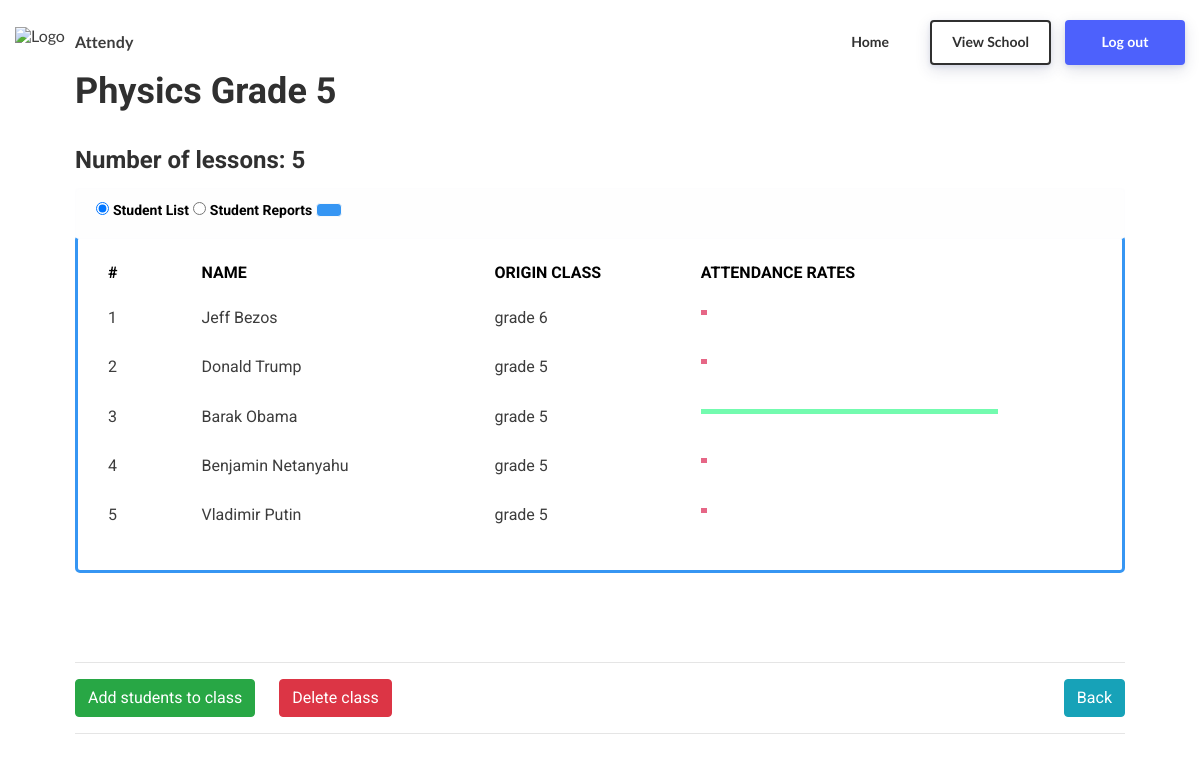
Screenshot of /view_teacher_class_for_admin/2/2/ (signed in) with the database file from the repository.
### main/models.py (models this page shows, shortened)
class Class(models.Model):
    name = models.CharField(max_length=200)
    id = models.AutoField(primary_key=True)
    teacher = models.ForeignKey(Teacher, default=0, on_delete=models.SET_DEFAULT)
    student_list = models.CharField(max_length=1000, default='', blank=True)
    class Meta:
        verbose_name_plural = 'Classes'
    def get_student_list(self):
        student_list = []
        l = str(self.student_list)
        student_id = ''
        for i, _ in enumerate(l):
            if l[i] != ' ':
                student_id += l[i]
            else:
                student_list.append(Student.objects.filter(id=student_id)[0])
                student_id = ''
        if student_id != ' ' and student_id != '':
            student_list.append(Student.objects.filter(id=student_id)[0])
        return student_list

class Student(models.Model):
    name = models.CharField(max_length=200)
    id = models.AutoField(primary_key=True)
    embedding_link = models.CharField(max_length=200)
    origin_class = models.CharField(max_length=10)
    school = models.ForeignKey(School, default=0, on_delete=models.SET_DEFAULT)

### main/views.py (the view)
# urls.py: path('view_teacher_class_for_admin/<int:teacher_id>/<int:class_id>/', views.view_teacher_class_for_admin,
def view_teacher_class_for_admin(request, teacher_id, class_id):
    if request.user.is_authenticated:
        teacher = Teacher.objects.filter(id=teacher_id)[0]
        class_ = Class.objects.filter(teacher=teacher, id=class_id)[0]
        student_list = class_.get_student_list()
        student_list.sort(key=lambda x: x.origin_class, reverse=True)
        reports = Report.objects.filter(belonging_class=class_, status='done')
        if len(reports) > 0:
            reports = sorted(reports, key=lambda x: x.date)
            student_dict = {key: [val] for key, val in reports[0].get_student_dict().items()}
            for i, report in enumerate(reports):
                if i != 0:
                    new_dict = report.get_student_dict()
                    for key, val in new_dict.items():
                        student_dict[key].append(val)
            if len(student_dict) != len(student_list):
                for student in student_list:  # change next: remove .name
                    if student.name not in student_dict:
                        student_dict[student.name] = [False for _ in range(len(reports))]
            student_dict = {key.name: student_dict[key.name] for key in student_list}
            student_list = [(l, int(
                100 * len(list(filter((lambda x: x is True), student_dict[l.name]))) / len(student_dict[l.name]))) for l
                            in student_list]
        else:
            student_dict = {}
            student_list = [(l, 0) for l in student_list]
        return render(request=request, template_name='main/view_class.html',
                      context={'student_list': student_list, 'path': '/view_teacher/' + str(teacher_id), 'class_id': class_id,
                               'class_name': class_.name, 'reports': reports, 'student_dict': student_dict,
                               'num_of_reports': len(reports)
                               })
    else:
        return redirect('main:landing page')

### main/models.py (called while the page is built)
    def get_student_dict(self):
        return ast.literal_eval(str(self.dictionary))

### main/templates/main/view_class.html (shortened to what this page needs)
<!DOCTYPE html>
<html lang="en">
<head>
    {% extends "main/header.html" %}
{% block content %}
<br>
<div class="container fix">
    <h1 class="mb-30">{{class_name | title}}</h1>
    <h3>Number of lessons: {{num_of_reports}}</h3>
    <div style="margin-bottom:-20px;">
        <fieldset>
            <div class="switch-toggle alert alert-light">
                <input id="list1" name="view" type="radio" checked>
                <label style="color:black;font-weight:700" for="list1" id="list" onclick="switchClick(this.id)">Student
                    List</label>
                <input id="report1" name="view" type="radio">
                <label style="color:black;font-weight:700" for="report1" id="report" onclick="switchClick(this.id)">Student
                    Reports</label>
                <a class="btn btn-light" style="background-color:#3696f3;"></a>
            </div>
        </fieldset>
    </div>
    <div id="list_table">
        <div class="progress-table-wrap">
            <div class="progress-table">
                <div class="table-head">
                    <div class="serial">#</div>
                    <div class="country">Name</div>
                    <div class="visit">Origin Class</div>
                    <div class="percentage">Attendance Rates</div>
                </div>
                {% for student in student_list %}
                <div class="table-row">
                    <div class="serial">{{ forloop.counter }}</div>
                    <div class="country"> {{student.0.name | title}}</div>
                    <div class="visit">{{student.0.origin_class}}</div>
                    {% if num_of_reports > 0%}
                    <div class="percentage">
                        <div class="progress">
                            {% if student.1 == 0 %}
                            <div class="progress-bar color-2" role="progressbar" style="width: 2%"
                                 aria-valuenow="80" aria-valuemin="0" aria-valuemax="100"></div>
                            {% elif student.1 < 80 %}
                            <div class="progress-bar color-3" role="progressbar" style="width: {{student.1}}%"
                                 aria-valuenow="80" aria-valuemin="0" aria-valuemax="100"></div>
                            {% else %}
                            <div class="progress-bar color-4" role="progressbar" style="width: {{student.1}}%"
                                 aria-valuenow="80" aria-valuemin="0" aria-valuemax="100"></div>
                            {% endif %}
                        </div>
                    </div>
                    {% endif %}
                </div>
                {% endfor %}
            </div>
        </div>
    </div>
    <br><br>
    <br><br>
    <hr>
    <a class="btn btn-success" href="/view_school_for_new_class/{{class_id}}">Add students
        to class</a>
    <a style="margin-left:20px;" class="btn btn-danger"
       href="/delete_class_verification/{{class_id}}">Delete
        class</a>
    <a style="float:right;" class="btn btn-info" href="{{path}}">Back</a>
    <hr>
</div>
{% endblock %}

### rows the page displays
Class: name "Physics Grade 5"
Student: name "Jeff Bezos", origin_class "grade 6"
Student: name "Donald Trump", origin_class "grade 5"
Student: name "Barak Obama", origin_class "grade 5", {{ student.1 }} 100 (drawn)
Student: name "Benjamin Netanyahu", origin_class "grade 5"
Student: name "Vladimir Putin", origin_class "grade 5"

### other values shown
{{ num_of_reports }} "5"
